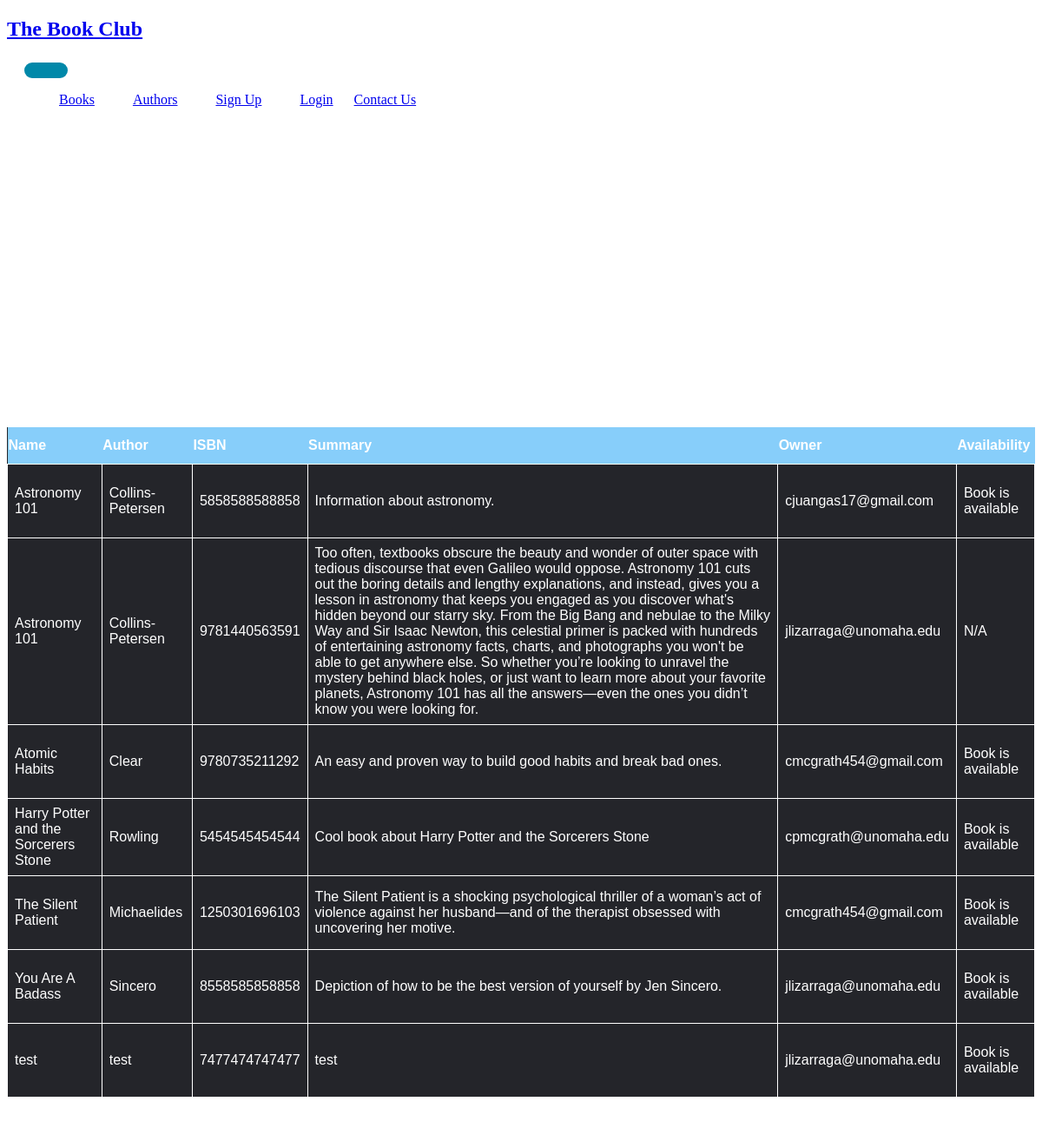
The page /books/ on the database its author committed.
### library/models.py (models this page shows, shortened)
class Book (models.Model):
    owner = models.ForeignKey ("accounts.User",
                                 related_name='owner',
                                 on_delete=models.CASCADE,
                                 default=None)
    genre = models.ForeignKey (Genre,
                               related_name='books',
                               on_delete=models.CASCADE)
    author = models.ForeignKey (Author,
                                related_name='books',
                                on_delete=models.CASCADE)
    title = models.CharField (max_length=50, db_index=True,)
    summary = models.TextField (blank=True)
    available = models.BooleanField (default=True)
    slug = models.SlugField (max_length=200, db_index=True)
    isbn = models.CharField(max_length=13, validators=[MinLengthValidator(13)])
    favorite = models.BooleanField(default=False)
    shared = models.BooleanField(default=False)
    wishlist = models.BooleanField(default=False, blank=False)
    class Meta:
        ordering = ('title',)

class Author (models.Model):
    first_name = models.CharField (max_length=50, db_index=True)
    last_name = models.CharField (max_length=50, db_index=True)
    slug = models.SlugField (max_length=200, db_index=True)
    favorite = models.BooleanField(default=False)
    class Meta:
        ordering = ('last_name',)
        index_together = (('id', 'slug'),)
    def __str__(self):
        return self.last_name

### accounts/models.py (models this page shows, shortened)
class User (AbstractBaseUser, PermissionsMixin):
    username = None
    email = models.EmailField (_ ('email'), unique=True)
    first_name = models.CharField (max_length=20)
    last_name = models.CharField (max_length=20)
    street_num = models.CharField (max_length=20)
    state = models.CharField (max_length=2)
    zipcode = models.CharField (max_length=5, validators=[MinLengthValidator (5)])
    city = models.CharField (max_length=20)
    is_staff = models.BooleanField (default=False)
    is_active = models.BooleanField (default=True)
    date_joined = models.DateTimeField (default=timezone.now)
    favoriteGenres = models.ManyToManyField (Genre, symmetrical=False, blank=True)
    favoriteAuthors = models.ManyToManyField (Author, blank=True)
    follow_list = models.ManyToManyField ('accounts.User', blank=True)
    bio = models.TextField (blank=True)
    wishlist = models.ManyToManyField (Book, symmetrical=False, blank=True)
    profile_picture = models.ImageField (upload_to='users/%Y/%m/%d',
                                         blank=True)
    objects = CustomUserManager ( )
    USERNAME_FIELD = 'email'
    REQUIRED_FIELDS = []
    def __str__(self):
        return self.email

### library/views.py (the view)
# urls.py: path("books/", views.book_list, name="book_list"),
def book_list(request, genre_slug=None):
    genre = None
    genres = Genre.objects.all()
    books = Book.objects.all()
    if genre_slug:
        genre = get_object_or_404(Genre, slug=genre_slug)
        books = books.filter(genre=genre)
    return render(
        request,
        "library/books/list.html",
        {"genres": genres, "genre": genre, "books": books},
    )

### accounts/context_processors.py (called while the page is built)
def load_unread_messages(request):
    unread_messages = Message.objects.all().filter(read=False, reciever_id=request.user.id).count()
    return {'unread_messages' : unread_messages}

### library/templates/library/books/list.html (shortened to what this page needs)
{% extends "home.html" %}
{% load static %}
{% block content %}
    <div class="Banner">
    <h1>Below is a list of some books owned by our members, that are currently available for exchange.</h1>
    </div>
    <table class="listings">
    <th>Name</th>
    <th>Author</th>
    <th>ISBN</th>
    <th>Summary</th>
    <th>Owner</th>
    <th>Availability</th>
    {% for b in books %}
        <tr>
        <td>{{ b.title }}</td>
        <td>{{ b.author }}</td>
        <td>{{ b.isbn }}</td>
        <td>{{ b.summary }}</td>
        <td>{{ b.owner }}</td>
        <td>{% if b.available is True %}
            <p>Book is available</p>
            {% else %}
            <p>N/A</p>
            {% endif %}
        </td>
        </tr>
    {% endfor %}
    </table>
{% endblock %}

### library/static/css/styles.css (style rules this page uses)
body { color: white; }
.listings { background-color: #24252a; color: white; font-family: Arial, Helvetica, sans-serif; border-collapse: collapse; margin: auto; width: 100%; }
.listings td, #bookListing th { border: 1px solid white; padding: 8px; }
.listings th { padding-top: 12px; padding-bottom: 12px; text-align: left; background-color: lightskyblue; color: white; }
.Banner { color: white; margin: 7% auto auto; width: 25%; padding: 10px; text-align: center; }

### rows shown on the page
Book: title "Astronomy 101", author "Collins-Petersen", isbn "5858588588858", summary "Information about astronomy.", owner "cjuangas17@gmail.com", available "Book is available"
Book: title "Astronomy 101", author "Collins-Petersen", isbn "9781440563591", summary "Too often, textbooks obscure the beauty and wonder of outer space with tedious discourse that even Galileo would oppose. Astronomy 101 cuts out the boring details and lengthy explanations, and instead, gives you a lesson in astronomy that keeps you engaged as you discover what's hidden beyond our starry sky. From the Big Bang and nebulae to the Milky Way and Sir Isaac Newton, this celestial primer is packed with hundreds of entertaining astronomy facts, charts, and photographs you won't be able to get anywhere else. So whether you’re looking to unravel the mystery behind black holes, or just want to learn more about your favorite planets, Astronomy 101 has all the answers—even the ones you…", owner "jlizarraga@unomaha.edu", available "N/A"
Book: title "Atomic Habits", author "Clear", isbn "9780735211292", summary "An easy and proven way to build good habits and break bad ones.", owner "cmcgrath454@gmail.com", available "Book is available"
Book: title "Harry Potter and the Sorcerers Stone", author "Rowling", isbn "5454545454544", summary "Cool book about Harry Potter and the Sorcerers Stone", owner "cpmcgrath@unomaha.edu", available "Book is available"
Book: title "The Silent Patient", author "Michaelides", isbn "1250301696103", summary "The Silent Patient is a shocking psychological thriller of a woman’s act of violence against her husband―and of the therapist obsessed with uncovering her motive.", owner "cmcgrath454@gmail.com", available "Book is available"
Book: title "You Are A Badass", author "Sincero", isbn "8558585858858", summary "Depiction of how to be the best version of yourself by Jen Sincero.", owner "jlizarraga@unomaha.edu", available "Book is available"
Book: title "test", author "test", isbn "7477474747477", summary "test", owner "jlizarraga@unomaha.edu", available "Book is available"
